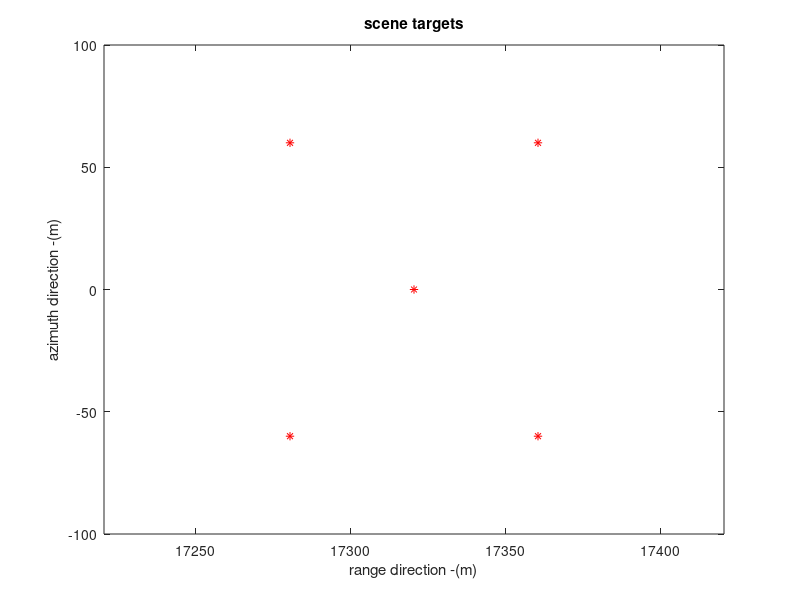

Source code (MATLAB): (Note: this script raises an error after producing the figure.)
% Liu YK 2017/1/16
% RDA large squint

% Liu YK 2017/1/11
% broadside SAR and low squint

clc, clear, close all;

c = 3e8; %light speed
fc = 5.3e9; % C waveband
lambda = c / fc; %wave length
vr = 150; % radar speed
theta = 30 / 180 * pi; % squint angle
tp = 2.5e-6; % pulse duration
kr = 20e12; % chirp rate
br = abs(kr * tp); % signal bandwidth in range direction
scene_center_range = 20e3;  
d = 3.4; % radar length in azimuth direction
beta = lambda / d; % wave beam width in angle

fr = 60e6; %sampling rate in range direction
ka = -2*vr^2*cos(theta)^2/scene_center_range/lambda; % doppler rate
lsar = scene_center_range * cos(theta) * (tan(theta + beta / 2) -...
    tan(theta - beta / 2)); % synthetic aperture length
tsar = lsar / vr; % synthetic aperture time
ba = abs(ka * tsar);
prf = 110;

range_width = 200;
azimuth_width = 200;
% xc = scene_center_range * cos(theta);
% yc = scene_center_range * sin(theta);
xc = scene_center_range * cos(theta);
yc = 0;

k1 = 0.4;
k2 = 0.6;
targets = [ xc     yc       1
%             xc + k1 * range_width / 2    yc              1
%             xc                           yc - tan(theta) * k1 * range_width / 2    1
            xc + k1 * range_width / 2    yc + k2 * azimuth_width / 2      1
            xc + k1 * range_width / 2    yc - k2 * azimuth_width / 2      1
            xc - k1 * range_width / 2    yc + k2 * azimuth_width / 2      1
            xc - k1 * range_width / 2    yc - k2 * azimuth_width / 2      1
            ];
            
disp('plot scene targets...');
figure;
plot(targets(:,1),targets(:,2),'r*');
xlabel('range direction -(m)');
ylabel('azimuth direction -(m)');
xlim([xc - range_width/2 xc + range_width/2]);
ylim([yc - azimuth_width/2 yc + azimuth_width/2]);
title('scene targets');

disp('generate the radar echo signal...');
[echo, nearest_range_vector] = create_echo_v2(scene_center_range, range_width,...
    azimuth_width, targets, prf, fr, lambda, kr, tp, vr, theta, beta);
disp('plotting the graph of echo signal...');
figure;
colormap('gray');
subplot(221);
imagesc(real(echo));
xlabel('range direction(sampling points)');
ylabel('azimuth direction(sampling points)');
title('real section of raw echo signal');
subplot(222);
imagesc(imag(echo));
xlabel('range direction(sampling points)');
ylabel('azimuth direction(sampling points)');
title('imaginary section of raw echo signal');
subplot(223);
imagesc(255 - abs(echo));
xlabel('range direction(sampling points)');
ylabel('azimuth direction(sampling points)');
title('attitude of raw echo signal');
subplot(224);
imagesc(angle(echo));
xlabel('range direction(sampling points)');
ylabel('azimuth direction(sampling points)');
title('phase of raw echo signal');


[nan, nrn] = size(echo);
doppler_frequence_center = 2 * vr * sin(theta) / lambda;
n_blur = round(doppler_frequence_center / prf);
doppler_frequence_center_base = doppler_frequence_center - n_blur * prf;
shift_n = round(doppler_frequence_center_base / prf * nan);
range_frequence = [-nrn/2 : nrn/2 - 1] / nrn * fr;
azimuth_frequence = doppler_frequence_center + [-nan/2 : nan/2 - 1] / nan * prf;
azimuth_frequence = (circshift(azimuth_frequence', shift_n))';

disp('range pulse compression');
window_function = kaiser(nrn, 2.5).'; % kaiser window
range_compression_function = exp(1i * pi / kr * range_frequence.^2) .* window_function;

signal_range_compression = iftx(ftx(echo) .* (ones(nan,1) * range_compression_function));

disp('plotting the graph of signal after range compression');
figure;
colormap('gray');
subplot(121);
imagesc(real(signal_range_compression));
xlabel('Range direction(sampling points)');
ylabel('Azimuth direction(sampling points)');
title('real section of signal after range compression');
subplot(122);
imagesc(255 - abs(signal_range_compression));
xlabel('Range direction(sampling points)');
ylabel('Azimuth direction(sampling points)');
title('attitude of signal after range compression');

disp('azimuth fft');
signal_rtaf = fty(signal_range_compression);

disp('plotting the graph of signal after azimuth fft');
figure;
colormap('gray');
subplot(121);
imagesc(real(signal_rtaf));
title('real section of signal after azimuth fft');
xlabel('Range direction(sampling points)');
ylabel('Azimuth direction(Hz)');
% ylim([max(azimuth_frequence) min(azimuth_frequence)]);
subplot(122);
imagesc(255 - abs(signal_rtaf));
title('attitude of signal after azimuth fft');
xlabel('Range direction(sampling points)');
ylabel('Azimuth direction(Hz)');
% ylim([max(azimuth_frequence) min(azimuth_frequence)]); 

disp('src...');
signal_rfaf = ftx(signal_rtaf);
signal_src = src(signal_rfaf, azimuth_frequence, range_frequence, vr, scene_center_range * cos(theta), fc );
disp('src finished');

disp('plotting signal after src');
figure;
colormap('gray');
subplot(121);
imagesc(real(signal_src));
title('real section of signal after src');
xlabel('Range direction(sampling points)');
ylabel('Azimuth direction(Hz)');
subplot(122);
imagesc(255 - abs(signal_src));
title('attitude of signal after src');
xlabel('Range direction(sampling points)');
ylabel('Azimuth direction(Hz)');

disp('rcmc...');
% signal_rcmc = rcmc_squint_nearest(signal_src, nearest_range_vector, azimuth_frequence, doppler_frequence_center, fr, lambda, vr);
% signal_rcmc = rcmc_squint_frequence_domain(signal_rtaf, nearest_range_vector, azimuth_frequence, fr, lambda, vr);
signal_rcmc = rcmc_frequence_domain(signal_rtaf, nearest_range_vector, azimuth_frequence, fr, lambda, vr);

disp('rcmc finished');
% signal_rcmc = src(signal_rcmc, azimuth_frequence, range_frequence, vr, scene_center_range * cos(theta), fc );

disp('plotting the graph of the signal after rcmc');
figure;
colormap('gray');
subplot(121);
imagesc(real(signal_rcmc));
title('real section of signal after rcmc');
xlabel('Range direction(sampling points)');
ylabel('Azimuth direction(Hz)');
subplot(122);
imagesc(255 - abs(signal_rcmc));
title('attitude of signal after rcmc');
xlabel('Range direction(sampling points)');
ylabel('Azimuth direction(Hz)');


window_function = kaiser(nan, 1.8);
azimuth_compression_function = exp(1i * pi / ka * azimuth_frequence.^2).' .* window_function;
signal_final = ifty(signal_rcmc .* (azimuth_compression_function * ones(1, nrn)));

disp('plotting the final signal of the gargets');
figure;
colormap('gray');
subplot(121);
mesh(abs(signal_final));
title('the targets in scene');

subplot(122);
imagesc(255 - abs(signal_final));
title('the targets in scene');
xlabel('Range direction(sampling points)');
ylabel('Azimuth direction(sampling points)');